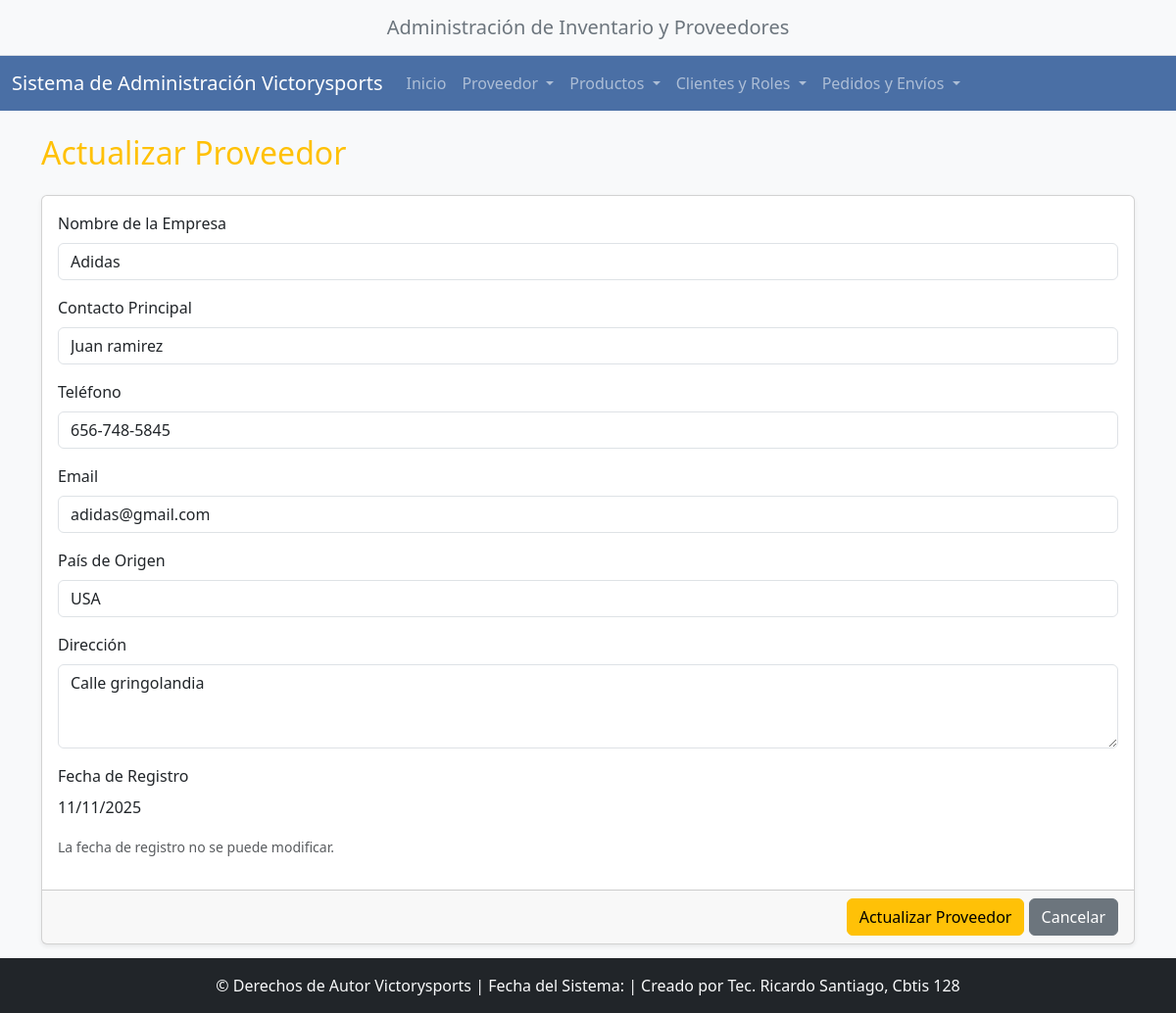
/proveedores/actualizar/1/, run on the app's committed database.
### app_victorysports/models.py (models this page shows, shortened)
class Proveedor(models.Model):
    id_proveedor = models.AutoField(primary_key=True)
    nombre_empresa = models.CharField(max_length=150, unique=True)
    telefono_empresa = models.CharField(max_length=15)
    email_empresa = models.EmailField(max_length=100)
    pais_origen = models.CharField(max_length=50)
    contacto_principal = models.CharField(max_length=100)
    fecha_registro = models.DateField(auto_now_add=True)
    direccion = models.TextField()
    class Meta:
        verbose_name = "Proveedor"
        verbose_name_plural = "Proveedores"

### app_victorysports/views.py (the view)
# urls.py: path('proveedores/actualizar/<int:pk>/', views.actualizar_proveedor, name='actualizar_proveedor'),
def actualizar_proveedor(request, pk):
    proveedor = get_object_or_404(Proveedor, pk=pk)
    context = {'proveedor': proveedor}
    return render(request, 'proveedor/actualizar_proveedor.html', context)

### app_victorysports/templates/proveedor/actualizar_proveedor.html (shortened to what this page needs)
{% extends "base.html" %}
{% block content %}
<h2 class="mb-4 text-warning">Actualizar Proveedor</h2>
<form method="POST" action="{% url 'realizar_actualizacion_proveedor' %}">
    <div class="card shadow-sm">
        <div class="card-body">
            <div class="mb-3">
                <label for="nombre_empresa" class="form-label">Nombre de la Empresa</label>
                <input type="text" class="form-control" id="nombre_empresa" name="nombre_empresa" value="{{ proveedor.nombre_empresa }}" required>
            </div>
            <div class="mb-3">
                <label for="contacto_principal" class="form-label">Contacto Principal</label>
                <input type="text" class="form-control" id="contacto_principal" name="contacto_principal" value="{{ proveedor.contacto_principal }}" required>
            </div>
            <div class="mb-3">
                <label for="telefono_empresa" class="form-label">Teléfono</label>
                <input type="tel" class="form-control" id="telefono_empresa" name="telefono_empresa" value="{{ proveedor.telefono_empresa }}" required>
            </div>
            <div class="mb-3">
                <label for="email_empresa" class="form-label">Email</label>
                <input type="email" class="form-control" id="email_empresa" name="email_empresa" value="{{ proveedor.email_empresa }}" required>
            </div>
            <div class="mb-3">
                <label for="pais_origen" class="form-label">País de Origen</label>
                <input type="text" class="form-control" id="pais_origen" name="pais_origen" value="{{ proveedor.pais_origen }}" required>
            </div>
            <div class="mb-3">
                <label for="direccion" class="form-label">Dirección</label>
                <textarea class="form-control" id="direccion" name="direccion" rows="3" required>{{ proveedor.direccion }}</textarea>
            </div>
            <div class="mb-3">
                <label class="form-label">Fecha de Registro</label>
                <p class="form-control-static">{{ proveedor.fecha_registro|date:"d/m/Y" }}</p>
                <small class="text-muted">La fecha de registro no se puede modificar.</small>
            </div>
        </div>
        <div class="card-footer text-end">
            <button type="submit" class="btn btn-warning">Actualizar Proveedor</button>
            <a href="{% url 'ver_proveedor' %}" class="btn btn-secondary">Cancelar</a>
        </div>
    </div>
</form>
{% endblock content %}

### app_victorysports/templates/base.html (style rules this page uses)
body { background-color: #f8f9fa; }
html { position: relative; min-height: 100%; }
body { margin-bottom: 70px; }

### data on the page
Proveedor: nombre_empresa "Adidas", contacto_principal "Juan ramirez", telefono_empresa "656-748-5845", email_empresa "adidas@gmail.com", pais_origen "USA", direccion "Calle gringolandia", fecha_registro "11/11/2025"
